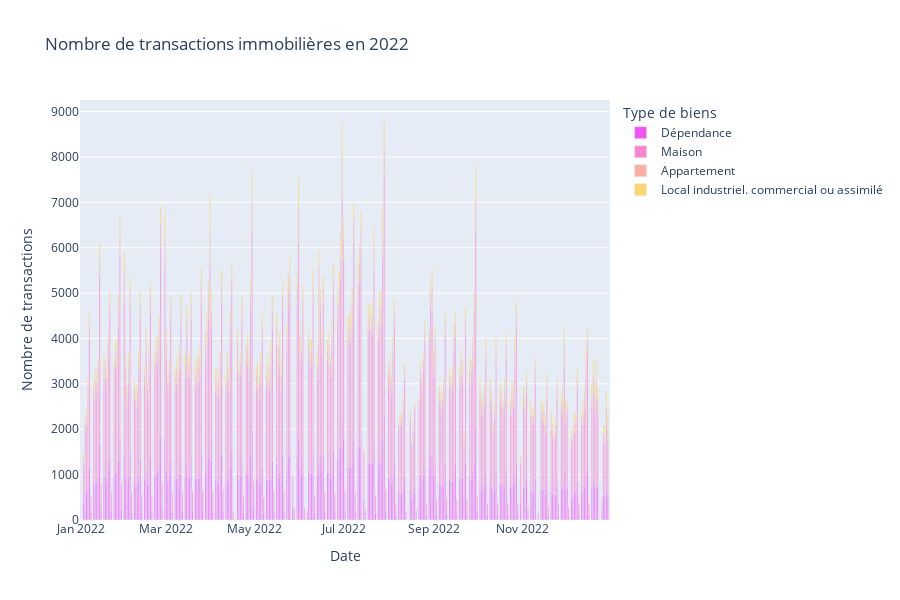

Notebook code cell kept with this figure:
### Code cell
data2=df.groupby(['Date mutation','Type local']).size().reset_index(name='Nombre de transactions')
fig = px.bar(data2, x="Date mutation", y="Nombre de transactions", color='Type local', orientation='v', height=600,
             title='Nombre de transactions immobilières en 2022',color_discrete_sequence = px.colors.cyclical.mygbm)
fig.update_layout(xaxis_title='Date',legend_title="Type de biens")
fig.show()

### Figure 1 — Plotly figure (JSON) as saved in the notebook; plotly's stock layout.template omitted (floating-point values rounded to 4 significant figures; data arrays with more than 128 entries replaced by an {"elided": "..."} marker saying what was removed)
{"data": [{"alignmentgroup": "True", "hovertemplate": "Type local=Dépendance<br>Date mutation=%{x}<br>Nombre de transactions=%{y}<extra></extra>", "legendgroup": "Dépendance", "marker": {"color": "#ef55f1", "pattern": {"shape": ""}}, "name": "Dépendance", "offsetgroup": "Dépendance", "orientation": "v", "showlegend": true, "textposition": "auto", "type": "bar", "x": {"elided": "331 str values"}, "xaxis": "x", "y": {"elided": "331 int values"}, "yaxis": "y"}, {"alignmentgroup": "True", "hovertemplate": "Type local=Maison<br>Date mutation=%{x}<br>Nombre de transactions=%{y}<extra></extra>", "legendgroup": "Maison", "marker": {"color": "#fb84ce", "pattern": {"shape": ""}}, "name": "Maison", "offsetgroup": "Maison", "orientation": "v", "showlegend": true, "textposition": "auto", "type": "bar", "x": {"elided": "340 str values"}, "xaxis": "x", "y": {"elided": "340 int values"}, "yaxis": "y"}, {"alignmentgroup": "True", "hovertemplate": "Type local=Appartement<br>Date mutation=%{x}<br>Nombre de transactions=%{y}<extra></extra>", "legendgroup": "Appartement", "marker": {"color": "#fbafa1", "pattern": {"shape": ""}}, "name": "Appartement", "offsetgroup": "Appartement", "orientation": "v", "showlegend": true, "textposition": "auto", "type": "bar", "x": {"elided": "310 str values"}, "xaxis": "x", "y": {"elided": "310 int values"}, "yaxis": "y"}, {"alignmentgroup": "True", "hovertemplate": "Type local=Local industriel. commercial ou assimilé<br>Date mutation=%{x}<br>Nombre de transactions=%{y}<extra></extra>", "legendgroup": "Local industriel. commercial ou assimilé", "marker": {"color": "#fcd471", "pattern": {"shape": ""}}, "name": "Local industriel. commercial ou assimilé", "offsetgroup": "Local industriel. commercial ou assimilé", "orientation": "v", "showlegend": true, "textposition": "auto", "type": "bar", "x": {"elided": "313 str values"}, "xaxis": "x", "y": {"elided": "313 int values"}, "yaxis": "y"}], "layout": {"barmode": "relative", "height": 600, "legend": {"title": {"text": "Type de biens"}, "tracegroupgap": 0}, "title": {"text": "Nombre de transactions immobilières en 2022"}, "xaxis": {"anchor": "y", "domain": [0, 1], "title": {"text": "Date"}}, "yaxis": {"anchor": "x", "domain": [0, 1], "title": {"text": "Nombre de transactions"}}}}
